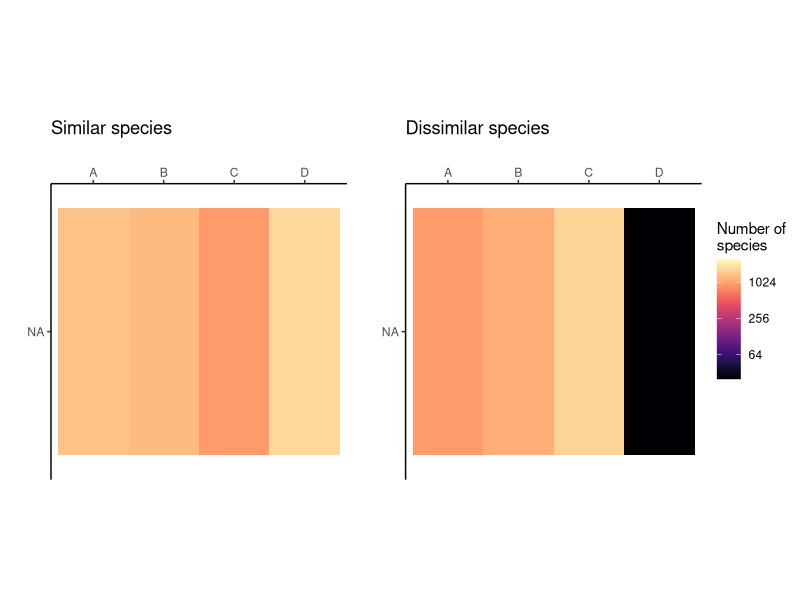

Write the R code that produced this figure.
library(tidyverse)
library(viridis)
library(ggpubr)
figure_directory <- "../../Reports/pycoalescence/figures"
# figure_directory <- "figures"
results_directory <- "results"
if(!dir.exists(figure_directory)) 
{
  dir.create(figure_directory)
}
# Read the island results csv
island_biodiversity <- read.csv(file.path("results", "island_biodiversity.csv")) %>% select(-X) %>%
  mutate(fragmentA = factor(fragmentA, levels = rev(levels(fragmentA))),
         number_dissimilar = ifelse(number_dissimilar == 0, 1, number_dissimilar))
  # gather(key = "scenario", value = "species_richness", number_similar, number_dissimilar)

p1 <- island_biodiversity %>% ggplot() + 
  geom_tile(aes(x=fragmentB, y=fragmentA, fill=number_dissimilar)) + 
  # facet_grid(.~scenario)+
  scale_x_discrete("", position="top")+
  scale_y_discrete("")+
  scale_fill_viridis("Number of \nspecies", option="magma", trans="log2") + 
  theme_classic() + theme(aspect.ratio=1)+
  ggtitle("Dissimilar species")
p2 <- island_biodiversity %>% ggplot() + 
  geom_tile(aes(x=fragmentB, y=fragmentA, fill=number_similar)) + 
  # facet_grid(.~scenario)+
  scale_x_discrete("", position="top")+
  scale_y_discrete("")+
  scale_fill_viridis("Number of \nspecies", option="magma", trans="log2") + 
  theme_classic() + theme(aspect.ratio=1)+
  ggtitle("Similar species")
out <- ggarrange(p2, p1, ncol=2, nrow=1, common.legend = TRUE, legend="right")
pdf(file.path(figure_directory, "islands_example.pdf"), 5, 2.5)
print(out)
dev.off()
